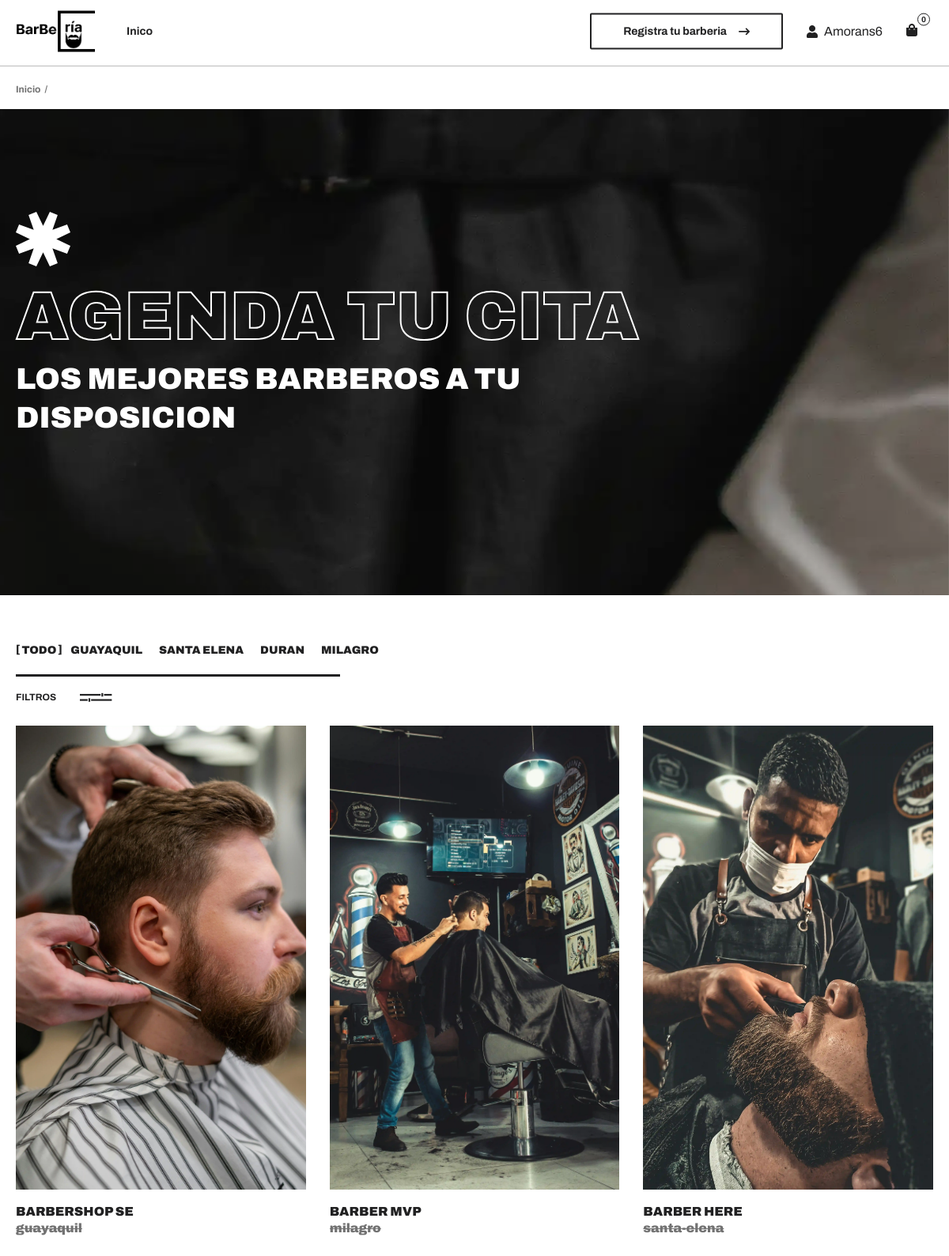
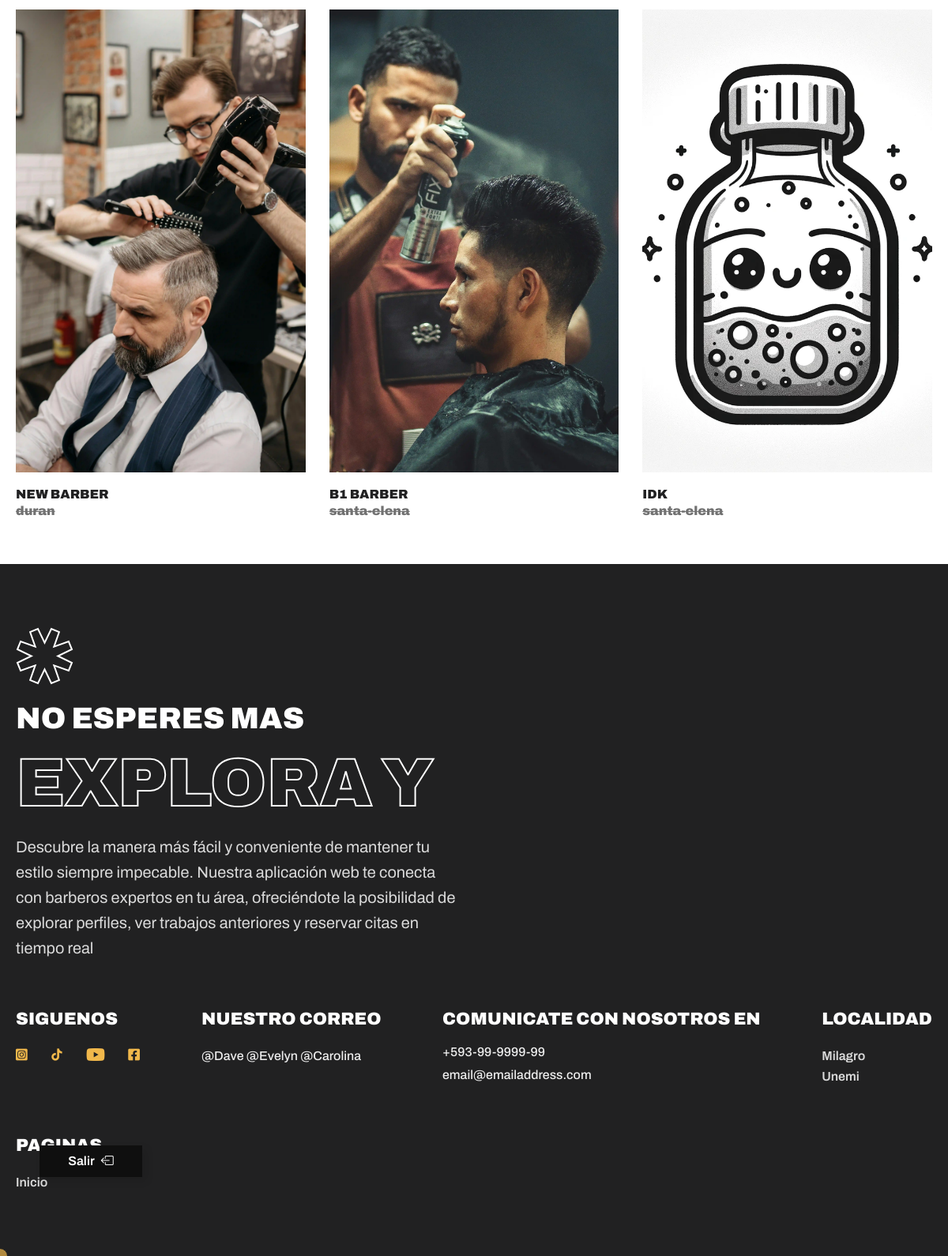
Screenshot of /barberias/ (signed in) with the database file from the repository (2 pictures, top to bottom).
### agendabarberia/models.py (models this page shows, shortened)
class Barberia(models.Model):
    imagen = models.ImageField(upload_to='barberia_images/')  # Guarda las imágenes en la carpeta 'barberia_images/'
    titulo = models.CharField(max_length=100)
    maps = models.CharField(max_length=100, default='https://maps.app.goo.gl/4Z6tBPcvjYrki5nK8')
    insta = models.CharField(max_length=100, default='https://www.instagram.com/')
    descripcion = models.TextField()
    ubicacion = models.CharField(max_length=200, choices=ciudad, default='*')
    numero_contacto = models.CharField(max_length=15)
    usuario = models.ForeignKey(User, on_delete=models.CASCADE, default=1)

### agendabarberia/views.py (the view, shortened to what this page needs)
# urls.py: path('barberias/', barberias, name='barberias'),
@login_required
def barberias(request):
    barberias = Barberia.objects.all()
    user = request.user
    citas = Cita.objects.filter(usuario=user)
    print(user.email)
    hoy = timezone.now()
    notificaciones_citas = citas.count()
    return render(request, 'barberias.html', {'barberias': barberias, 'user':user, 'notificaciones':notificaciones_citas})

### agendabarberia/templates/barberias.html (shortened to what this page needs)
{% load static %}
<!DOCTYPE html>
<html lang="en">
    <head>
        <link rel="stylesheet preload" as="style" href="{% static "css/preload.min.css" %}" />
        <link rel="stylesheet preload" as="style" href="{% static "css/icomoon.css" %}" />
        <link rel="stylesheet preload" as="style" href="{% static "css/libs.min.css" %}" />
        <link rel="stylesheet" href="{% static "css/shop.css" %}" />
        <link rel="stylesheet" href="{% static "css/regis.css" %}">
        <link rel="stylesheet" href="https://cdn.jsdelivr.net/npm/bootstrap-icons@1.11.1/font/bootstrap-icons.css">
    </head>
    <body class="relative">
        {% include "components/navbar.html" %}
        <ul class="breadcrumbs">
            <li>
                <a class="link" href="{% url "barberias" %}">Inicio</a>
            </li>
        </ul>
        {% include "components/logout.html" %}
        <header class="page">
            <div class="container">
                <div class="page_title">
                    <div class="page_title-icon rotate shape">
                    </div>
                    <h1 class="page_title-title outlined outlined--white" data-aos="fade-left">Agenda Tu Cita</h1>
                    <h2 class="page_title-subtitle" data-aos="fade-left" data-aos-delay="50">
                        Los Mejores barberos a tu disposicion
                    </h2>
                </div>
            </div>
        </header>
        <main class="shop">
            <div class="container">
                <div class="shop_panel">
                    <div class="shop_panel-nav">
                        <ul class="shop_filters d-flex flex-wrap h6">
                            <li>
                                <a class="shop_filters-filter link link--brackets current" href="#" data-filter="*">Todo</a>
                            </li>
                            <li>
                                <a class="shop_filters-filter link link--brackets" href="#" data-filter=".guayaquil">Guayaquil</a>
                            </li>
                            <li>
                                <a class="shop_filters-filter link link--brackets" data-filter=".santa-elena">Santa Elena</a>
                            </li>
                            <li>
                                <a class="shop_filters-filter link link--brackets" href="#" data-filter=".duran">Duran</a>
                            </li>
                            <li>
                                <a class="shop_filters-filter link link--brackets" href="#" data-filter=".milagro">Milagro</a>
                            </li>
                        </ul>
                        <span class="divider"></span>
                    </div>
                    <div class="wrapper wrapper--options">
                        <a
                            class="shop_panel-trigger shop_panel-trigger--main"
                            data-bs-toggle="offcanvas"
                            href="#filterSidebar"
                            role="button"
                            aria-controls="filterSidebar"
                        >
                            Filtros <i class="icon icon-filters"></i>
                        </a>
                    </div>
                </div>
                <div style='margin-bottom:50px;' class="container_wrapper">
                    <div class="block">
                        <div class="shop_items observingArea">
                            {% for barberia in barberias  %}
                            <figure class="shop_items-item {{barberia.ubicacion}}">
                                <div class="aspect aspect--lg">
                                    <div class="aspect_inner">
                                        <div class="product">
                                            <div class="media">
                                                <a class="link eyeTrigger" href="{% url 'perfil-barberia' barberia.id %}" >
                                                    <picture>
                                                        <source
                                                            data-srcset="{{barberia.imagen.url}}"
                                                            srcset="{{barberia.imagen.url}}"
                                                            type="image/webp"
                                                        />
                                                        <img
                                                            class="lazy"
                                                            data-src="{{barberia.imagen.url}}"
                                                            src="{{barberia.imagen.url}}"
                                                            alt="{{barberia.titulo}}"
                                                        />
                                                    </picture>
                                                </a>
                                            </div>
                                            <div class="main">
                                                <div class="main_info">
                                                    <span class="main_info-title">{{barberia.titulo}}</span>
                                                    <span class="main_info-price main_info-price--old">{{barberia.ubicacion}}</span>
                                                </div>
                                            </div>
                                        </div>
                                    </div>
                                </div>
                            </figure>
                            {% endfor %}
                        </div>
                    </div>
                </div>
            </div>
        </main>
        {% include "components/footer.html" %}
    </body>
</html>

### agendabarberia/templates/components/navbar.html (shortened to what this page needs)
{% load static %}
    <header class="header" data-page="shop" data-page-parent="shop">
        <div class="container d-flex">
            <a class="header_logo logo" href="{% url "barberias" %}">
            <img style='width: 100px;'src="{% static "img/barberia-logo.png" %}" alt="">
            </a>
            <nav class="header_nav text--medium text--md collapse" id="headerMenu">
                <ul class="header_nav-list">
                    <li class="header_nav-list_item dropdown">
                        <a
                            class="nav-link nav-item dropdown-toggle"
                            href="{% url "barberias"  %}"
                        >
                            <span class="nav-item_text"> Inico </span>
                        </a>
                    </li>
                </ul>
            </nav>
            <div class="header_user">
                {% if user.is_superuser %}
                <a class="header_user-btn btn btn--outline" href="{% url "registrar-barberia" %}">Registra tu barberia <i class="icon icon-arrow-right"></i> </a>
                {% endif %}
                <a  style='display:flex; justify-content:center; align-items:center;' class="header_user-account" href="{% url "perfil-usuario" user.id %}">
                    <i style='' class="icon-user"></i>
                    <p style='margin-left: 8px;'>{{ user | title }}</p>
                </a>
                <a class="header_user-cart addToCart" href="{% url "reservas"  %}">
                    <i class="icon-bag"></i>
                    <span class="header_user-cart_qty">{{notificaciones}}</span>
                </a>
            </div>
        </div>
    </header>

### agendabarberia/static/css/icomoon.css (style rules this page uses)
[class^="icon-"], [class*=" icon-"] { font-family: 'icomoon' !important; speak: never; font-style: normal; font-weight: normal; font-variant: normal; text-transform: none; line-height: 1; -webkit-font-smoothing: antialiased; -moz-osx-font-smoothing: grayscale; }
.icon-filters:before { content: "\e927"; }
.icon-arrow-right:before { content: "\e907"; }
.icon-user:before { content: "\e910"; }
.icon-bag:before { content: "\e91f"; }

### agendabarberia/templates/components/logout.html (style rules this page uses)
Body { position: relative; }

### rows the page displays
Barberia: imagen (picture), titulo "BARBERSHOP SE", ubicacion "guayaquil"
Barberia: imagen (picture), titulo "BARBER MVP", ubicacion "milagro"
Barberia: imagen (picture), titulo "BARBER HERE", ubicacion "santa-elena"
Barberia: imagen (picture), titulo "NEW BARBER", ubicacion "duran"
Barberia: imagen (picture), titulo "B1 BARBER", ubicacion "santa-elena"
Barberia: imagen (picture), titulo "IDK", ubicacion "santa-elena"

### other values shown
{{ user | title }} "Amorans6"
{{ notificaciones }} "0"
